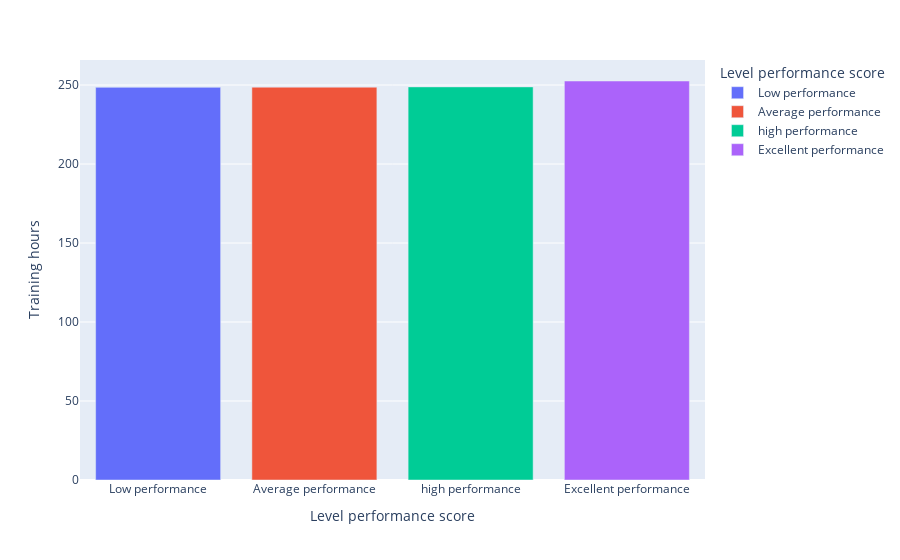

Write notebook code for a chart like this one.
### Code cell
fig = px.bar(
    age_vs,
    x='level_performance_score',
    y='training_hours',
    color='level_performance_score',
    labels={'level_performance_score':'Level performance score','training_hours':'Training hours'}

)
fig.show()

### Figure 1 — Plotly figure (JSON) as saved in the notebook; plotly's stock layout.template omitted (floating-point values rounded to 4 significant figures)
{"data": [{"hovertemplate": "Level performance score=%{x}<br>Training hours=%{y}<extra></extra>", "legendgroup": "Low performance", "marker": {"color": "#636efa", "pattern": {"shape": ""}}, "name": "Low performance", "orientation": "v", "showlegend": true, "textposition": "auto", "type": "bar", "x": ["Low performance"], "xaxis": "x", "y": [248.5], "yaxis": "y"}, {"hovertemplate": "Level performance score=%{x}<br>Training hours=%{y}<extra></extra>", "legendgroup": "Average performance", "marker": {"color": "#EF553B", "pattern": {"shape": ""}}, "name": "Average performance", "orientation": "v", "showlegend": true, "textposition": "auto", "type": "bar", "x": ["Average performance"], "xaxis": "x", "y": [248.6], "yaxis": "y"}, {"hovertemplate": "Level performance score=%{x}<br>Training hours=%{y}<extra></extra>", "legendgroup": "high performance", "marker": {"color": "#00cc96", "pattern": {"shape": ""}}, "name": "high performance", "orientation": "v", "showlegend": true, "textposition": "auto", "type": "bar", "x": ["high performance"], "xaxis": "x", "y": [248.8], "yaxis": "y"}, {"hovertemplate": "Level performance score=%{x}<br>Training hours=%{y}<extra></extra>", "legendgroup": "Excellent performance", "marker": {"color": "#ab63fa", "pattern": {"shape": ""}}, "name": "Excellent performance", "orientation": "v", "showlegend": true, "textposition": "auto", "type": "bar", "x": ["Excellent performance"], "xaxis": "x", "y": [252.6], "yaxis": "y"}], "layout": {"barmode": "relative", "legend": {"title": {"text": "Level performance score"}, "tracegroupgap": 0}, "margin": {"t": 60}, "xaxis": {"anchor": "y", "categoryarray": ["Low performance", "Average performance", "high performance", "Excellent performance"], "categoryorder": "array", "domain": [0, 1], "title": {"text": "Level performance score"}}, "yaxis": {"anchor": "x", "domain": [0, 1], "title": {"text": "Training hours"}}}}
